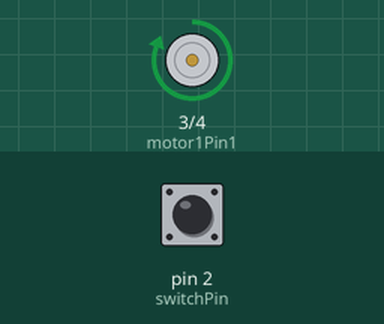
Bench run of a sketch on a simulated Arduino Uno, built with avr-gcc and run on an emulated ATmega328P. Parts: motor-driver pin pairs drawn as motors (green arrow = first pin HIGH = forward, orange = second pin HIGH = backward, longer = more drive, scaled by the enable pin). The test bench sets the inputs (shaded band); at power-on: pin 2 (switchPin) LOW.

Above: at 1.2 s.
1.3 s: pin 2 (switchPin) pulled HIGH for 0.15 s
At 1.37 s:
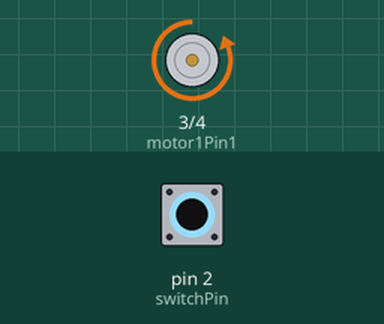
2.9 s: pin 2 (switchPin) pulled HIGH for 3.2 s
At 7.2 s:
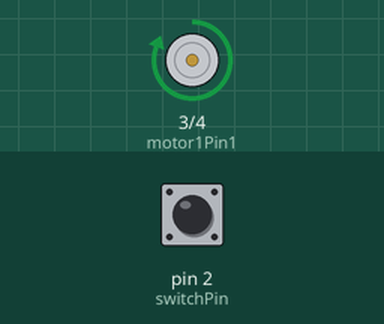
Timing chart, 0 to 8.7 s (numbered marks = the images above; inputs shaded):
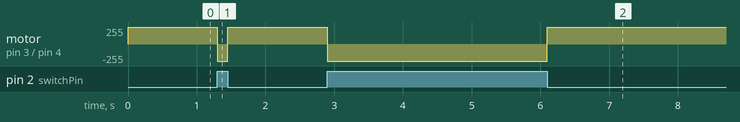

Measured:
- after the input at 1.3 s, motor on pin 3 (motor1Pin1) / pin 4 (motor1Pin2): forward 255/255 → backward 255/255 at once, → forward 255/255 0.15 s later
- after the input at 2.9 s, motor on pin 3 (motor1Pin1) / pin 4 (motor1Pin2): forward 255/255 → backward 255/255 at once, → forward 255/255 3.2 s later

The sketch:

motoor1.ino
```cpp
int switchPin = 2; // lüliti 1
int motor1Pin1 = 3; // viik 2 (L293D)
int motor1Pin2 = 4; // viik 7 (L293D)
int enablePin = 9; // viik 1(L293D)

void setup()
{
  // sisendid
  pinMode(switchPin, INPUT);
  //väljundid
  pinMode(motor1Pin1, OUTPUT);
  pinMode(motor1Pin2, OUTPUT);
  pinMode(enablePin, OUTPUT);
  // aktiveeri mootor1
  digitalWrite(enablePin, HIGH);
}

void loop()
{
  // kui lüliti on HIGH, siis liiguta mootorit ühes suunas:
  if (digitalRead(switchPin) == HIGH)
  {
    digitalWrite(motor1Pin1, LOW); // viik 2 (L293D) LOW
    digitalWrite(motor1Pin2, HIGH); // viik 7 (L293D) HIGH
  }
  // kui lüliti on LOW, siis liiguta mootorit teises suunas:
  else
  {
    digitalWrite(motor1Pin1, HIGH); // viik 2 (L293D) HIGH
    digitalWrite(motor1Pin2, LOW); // viik 7 (L293D) LOW
  }
}
```
